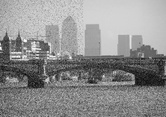
%> input picture HW02/Questions/city_noise.jpg, 166 x 117 px, shrunk from 750 x 530 before the run
$ octave HW02_Q1.m   (GNU Octave 9; MATLAB toolbox functions it lacks are replaced by stand-ins)
%> lines starting %> are read from the running program, lines starting %| are printed output that depends on the picture
### CommonUtils/montage_row.m
function montage_row(images_cell, titles_cell)
msize = size(images_cell);
mlen = length(images_cell);

montage(images_cell.', 'Size', msize)
if nargin == 2
    sp = 1/mlen;
    mlen = min(mlen, length(titles_cell));
    for i = 1:mlen
        text((i-0.5)*sp,1.05,titles_cell{i}, 'Units', 'normalized', 'HorizontalAlignment', 'center')
    end
end
end

### CommonUtils/save_figure.m
function save_figure(fig,fileName)
    frame = getframe(fig);
    imwrite(frame.cdata,fileName);
end

### HW02/Q1/split_image.m
function [x11,x12,x21,x22] = split_image(x)
    [m,n] = size(x);
    m2 = floor(m/2); n2 = ceil(n/2);
    x11 = x(1:m2,1:n2); x12 = x(1:m2,n2+1:end);
    x21 = x(m2+1:end,1:n2); x22 = x(m2+1:end,n2+1:end);
end

### CommonUtils/create_figure.m
function fig = create_figure(name, pos)
if nargin < 1 || isempty(name), name='figure'; end
if nargin < 2, pos=[0.2,0.2,0.6,0.6]; end
fig = figure('Color','white', 'ToolBar', 'none', 'MenuBar', 'none', 'Units', 'normalized','NumberTitle', 'off', ...
    'outerposition',pos, 'Name', name);
end

### HW02/Q1/HW02_Q1.m
clc; clear; close all; addpath('../../CommonUtils');
Questions_folder = '../Questions/';
city_noise = im2double(imread(fullfile(Questions_folder,'city_noise.jpg')));
%> city_noise: size 117x166 double; min 0.00392, max 1, mean 0.56
city_orig  = im2double(imread(fullfile(Questions_folder,'city_orig.jpg' )));
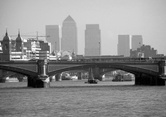
%> input picture HW02/Questions/city_orig.jpg, 166 x 117 px, shrunk from 750 x 530 before the run
%> city_orig: size 117x166 double; min 0, max 1, mean 0.553

fig = create_figure;
montage_row({city_orig, city_noise}, {'original', 'noisy'})
%> in montage_row, `montage(images_cell.', 'Size', msize)`:
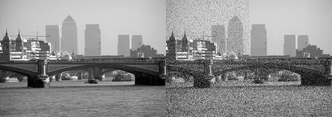
%> displayed picture: size 117x332, on the screen's scale of 0 to 255; min 0, max 255, mean 141.9
save_figure(fig, 'original_noisy.png')

SNR = @(x,y) 20*log10(norm(x,'fro')/ norm(x-y,'fro'));
snr_total = SNR(city_orig, city_noise);
%> snr_total = 20.56

[x11,x12,x21,x22] = split_image(city_orig);
[y11,y12,y21,y22] = split_image(city_noise);
%> in split_image (call 2), `x11 = x(1:m2,1:n2)`:
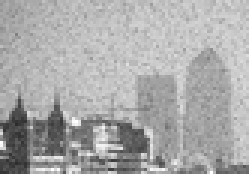
%> x11: size 58x83 double (shown 3 times larger); min 0.173, max 1, mean 0.666
%> in split_image (call 2), `x21 = x(m2+1:end,1:n2)`:
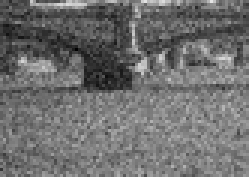
%> x21: size 59x83 double (shown 3 times larger); min 0.00392, max 0.898, mean 0.433
%> in split_image (call 2), `x22 = x(m2+1:end,n2+1:end)`:
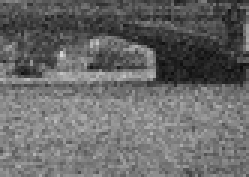
%> x22: size 59x83 double (shown 3 times larger); min 0.0431, max 0.847, mean 0.411

snr1 = SNR(x11,y11);
%> snr1 = 24.15
snr2 = SNR(x12,y12);
%> snr2 = 46.99
snr3 = SNR(x21,y21);
%> snr3 = 14.99
snr4 = SNR(x22,y22);
%> snr4 = 16.19
%%
MovingAverageFilter = @(x,k) filter2(ones(k,k)/(k*k),x, 'same');
MeidanFilter = @(x,k) medfilt2(x,[k,k]);
GuassianFilter = @(x,sigma) imgaussfilt(x,sigma);

ma_p = 7; m_p = 3; g_p = 2;
funcs = {@(x)MovingAverageFilter(x,ma_p), @(x)MeidanFilter(x,m_p), @(x)GuassianFilter(x,g_p)};
X = {x11,x12,x21,x22};
%> X = 4 items
Y = {y11,y12,y21,y22};
%> Y = 4 items
xlabels = {['MovingAverageFilter(x,' num2str(ma_p) ')'], ['MeidanFilter(x,' num2str(m_p) ')'], ['GuassianFilter(x,' num2str(g_p) ')']};
ylabels = {'up-left', 'up-right', 'down-left', 'down-right'};
fig = create_figure('figure', [0 0 1 1]);
for i = 1:4
    for f = 1:3
        y_denoise = funcs{f}(Y{i});
        ax = subplot(4,3,f+(i-1)*3); set ( ax, 'visible', 'off')
        imshowpair(Y{i},y_denoise, 'montage');
        title(['from ' num2str(SNR(X{i},Y{i}), '%.2f') ' to ' num2str(SNR(X{i}, y_denoise), '%.2f')])
        if i == 4, xlabel(xlabels{f}); end
        if f == 1, ylabel(ylabels{i}); end
    end
end
%> this loop made 4 passes
%> pass 1, `for f = 1:3 y_denoise = funcs{f}(Y{i}); ax = subplot(4,3,f+(i-1)*3); s..`:
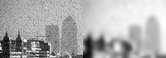
%> displayed picture: size 58x166, on the screen's scale of 0 to 255; min 0, max 255, mean 173.5
save_figure(fig, 'All-filters.png')
%> call 2 of save_figure, with fig = 2, fileName = 'All-filters.png'
%> in save_figure (call 2), `imwrite(frame.cdata,fileName);`:
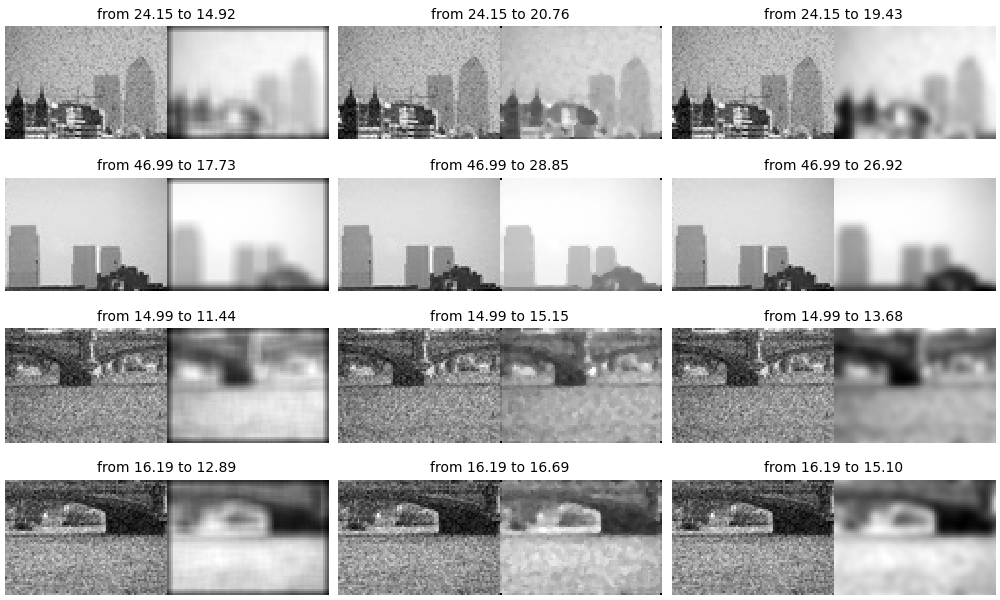
%> saved as All-filters.png: size 600x1000x3 uint8; min 0, max 255, mean 183.6
